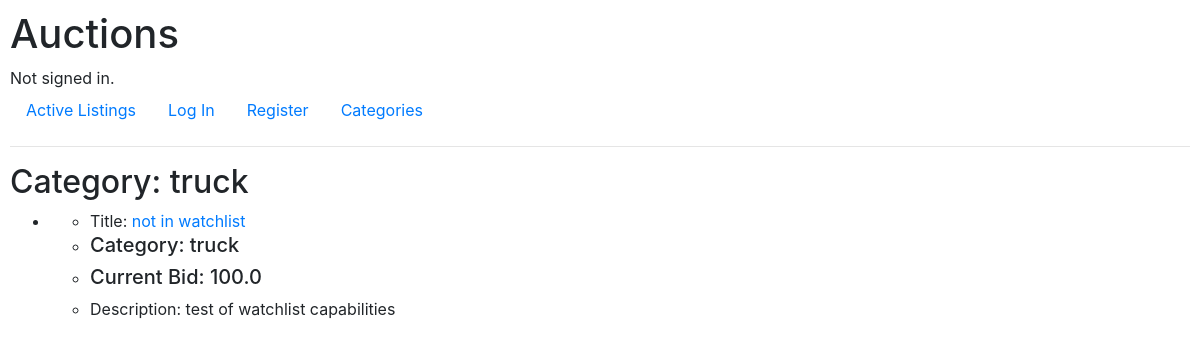
The app's page /categories/truck, older data.
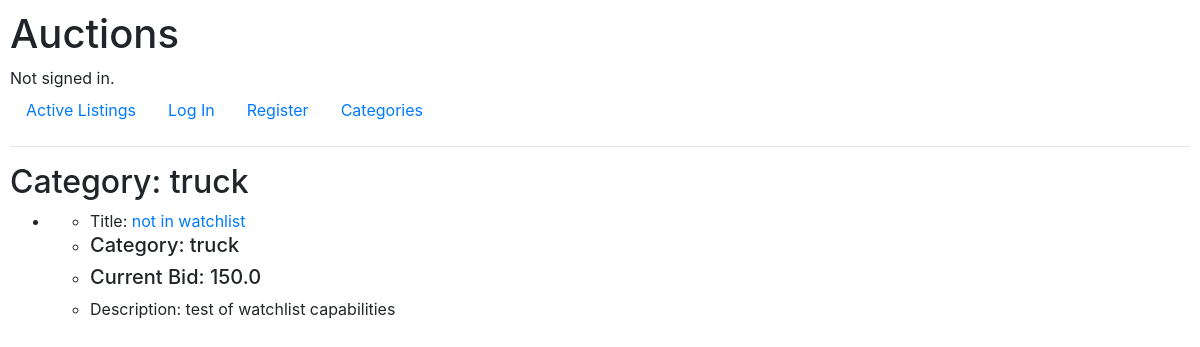
The same page, newer data.
### auctions/models.py (models this page shows)
class Listing(models.Model):
    title = models.CharField(max_length=100)
    description = models.TextField()
    startingBid = models.FloatField()
    category = models.CharField(max_length=100)
    image = models.URLField()
    currentBid = models.FloatField()
    highestBidder = models.ForeignKey("User", on_delete=models.DO_NOTHING, null = True, related_name="highestBidder")
    creator = models.ForeignKey("User", on_delete=models.CASCADE, null=True, related_name="creator")
    active = models.BooleanField(default=True)
    winner = models.ForeignKey("User", on_delete=models.DO_NOTHING, null=True, related_name="winner")
    comments = models.ManyToManyField(Comment, null=True)

### auctions/views.py (the view)
# urls.py: path("categories/<str:category>", views.categoryPage, name="categoryPage"),
def categoryPage(request, category):
    context = {"category": category} # going to display a list of every listing that has this as a category
    listingsInCategory = []
    allListings = models.Listing.objects.all()
    for listing in allListings:
        if listing.category.lower() == category.lower():
            listingsInCategory.append(listing)
    context["listingsInCategory"] = listingsInCategory
    return render(request, "auctions/categoryPage.html", context)

### auctions/templates/auctions/categoryPage.html (shortened to what this page needs)
{% extends "auctions/layout.html" %}
{% block body %}
    <h2>Category: {{category}}</h2>
    <ul>
        {% for listing in listingsInCategory %}
            <li>
                <ul>
                    <li>Title: <a href="">{{listing.title}}</a></li>
                    <li><h5>Category: {{listing.category}}</h5></li>
                    <li><h5>Current Bid: {{listing.currentBid}}</h5></li>
                    <li>Description: {{listing.description}}</li>
                </ul>
            </li>
        {% endfor %}
    </ul>
{% endblock %}

Row changes from the older to the newer data that the page shows:
changed Listing "truck": currentBid "100.0" → "150.0"
